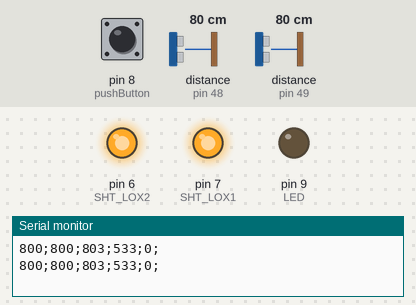
Recording of a sketch running on a simulated Arduino Uno, built with avr-gcc and run on an emulated ATmega328P. Shown: output pins drawn as LEDs (lit = HIGH), the last lines printed to the serial monitor. The test bench sets the inputs (shaded band); at power-on: pin 8 (pushButton) HIGH, distance to the obstacle (sensors on pin 48, pin 49) 80 cm.

Above: at 1.9 s.
2.0 s: pin 8 (pushButton) pulled LOW for 1.3 s
At 3.0 s:
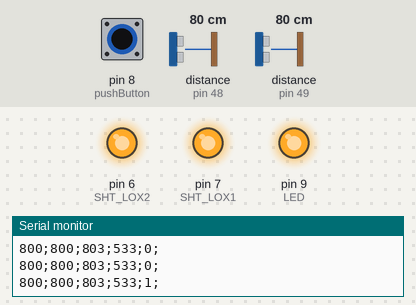
4.8 s: pin 8 (pushButton) pulled LOW for 3.2 s
At 9.1 s:
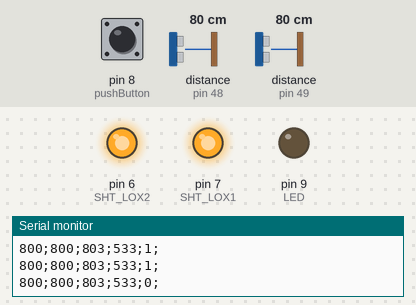
Timing chart, 0 to 10.6 s (numbered marks = the images above; inputs shaded):
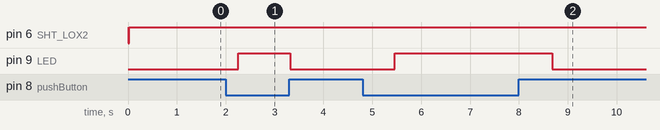

The sketch:

multiple_sensor.ino
```cpp
#include <Adafruit_VL53L0X.h>
// address we will assign if dual sensor is present
#define LOX1_ADDRESS 0x30
#define LOX2_ADDRESS 0x31

// set the pins to shutdown
#define SHT_LOX1 7
#define SHT_LOX2 6

const int pushButton = 8;
const int LED = 9;
int rate = 0;
int pusher = 0;
int state = 0;
String text;

// objects for the vl53l0x
Adafruit_VL53L0X lox1 = Adafruit_VL53L0X();
Adafruit_VL53L0X lox2 = Adafruit_VL53L0X();

// this holds the measurement
VL53L0X_RangingMeasurementData_t measure1;
VL53L0X_RangingMeasurementData_t measure2;

void setID() {
  // all reset
  digitalWrite(SHT_LOX1, LOW);
  digitalWrite(SHT_LOX2, LOW);
  delay(10);
  // all unreset
  digitalWrite(SHT_LOX1, HIGH);
  digitalWrite(SHT_LOX2, HIGH);
  delay(10);

  // activating LOX1 and reseting LOX2
  digitalWrite(SHT_LOX1, HIGH);
  digitalWrite(SHT_LOX2, LOW);

  // initing LOX1
  if(!lox1.begin(LOX1_ADDRESS)) {
    while(1);
  }
  delay(10);

  // activating LOX2
  digitalWrite(SHT_LOX2, HIGH);
  delay(10);

  //initing LOX2
  if(!lox2.begin(LOX2_ADDRESS)) {
    while(1);
  }
}

void addValue(int value){
  text = text + String(value) + ";";
}

void read_dual_sensors() {
  int measure_1 = 0;
  int measure_2 = 0;
  text = "";
  rate = 0;

  lox1.rangingTest(&measure1, false); // pass in 'true' to get debug data printout!
  lox2.rangingTest(&measure2, false); // pass in 'true' to get debug data printout!

  state = digitalRead(pushButton);
  if(state == LOW){
    delay(10);
    pusher = 1;
    digitalWrite(LED, HIGH);
    if(state == LOW ){
      pusher = 1;
    }
  } else {
    digitalWrite(LED, LOW);
    pusher = 0;
  }

    measure_1 = measure1.RangeMilliMeter;
    rate = rate + measure_1;
    addValue(measure_1);


    measure_2 = measure2.RangeMilliMeter;
    rate = rate + measure_2;
    addValue(measure_2);
    addValue(measure_2 + 3);


   addValue(rate/3);
   addValue(pusher);
    Serial.println(text);
 }

void setup() {
  Serial.begin(9600);

  // wait until serial port opens for native USB devices
  while (! Serial) { delay(1); }


  pinMode(SHT_LOX1, OUTPUT);
  pinMode(SHT_LOX2, OUTPUT);


  digitalWrite(SHT_LOX1, LOW);
  digitalWrite(SHT_LOX2, LOW);

   pinMode(LED, OUTPUT);
  pinMode(pushButton, INPUT_PULLUP);
  setID();
}

void loop() {
  read_dual_sensors();
  delay(1000);
}
```

Measured:
- after the input at 2.0 s, pin 9 (LED): LOW → HIGH after 0.25 s, → LOW 1.1 s later
- after the input at 4.8 s, pin 9 (LED): LOW → HIGH after 0.66 s, → LOW 3.2 s later
